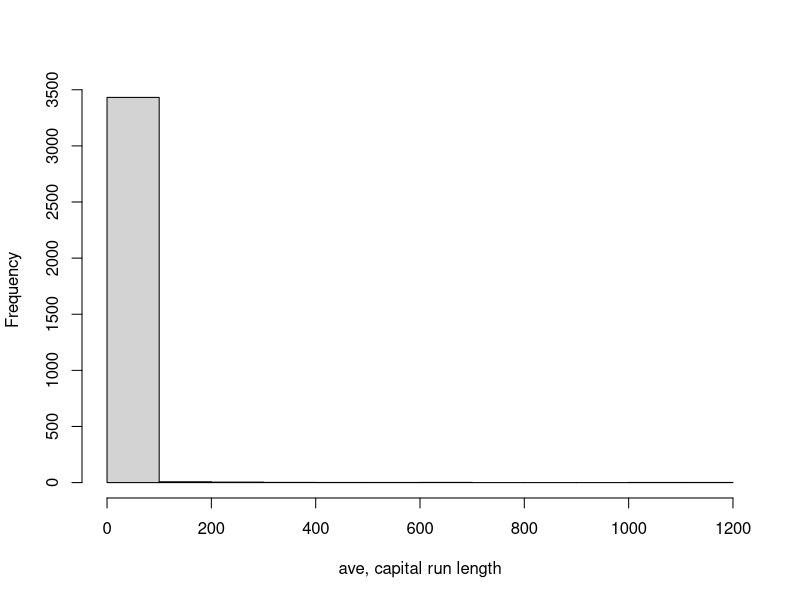
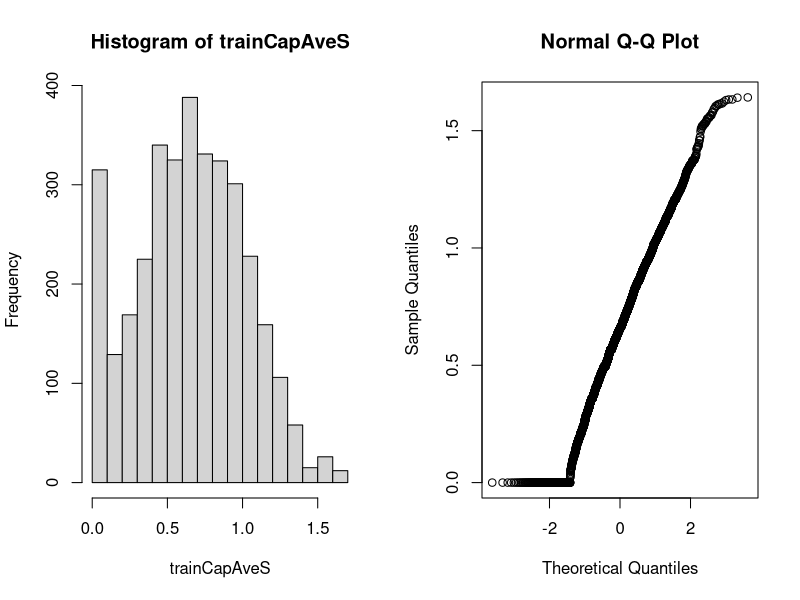

The R script that drew these images, in order:
setwd("C:\\Users\\Ivan.Liuyanfeng\\Desktop\\Data_Mining_Work_Space\\Data-Science-Practical-Machine-Learning")
library(kernlab)
library(caret)
data(spam)
inTrain <- createDataPartition(y=spam$type, p=.75, list=F)
training <- spam[inTrain,]
testing <-spam[-inTrain,]
par(mfcol=c(1,1))
hist(training$capitalAve,main='', xlab='ave, capital run length')
mean(training$capitalAve)
sd(training$capitalAve)
#standadizing
trainCapAve <- training$capitalAve
trainCapAveS <- (trainCapAve - mean(trainCapAve))/sd(trainCapAve)
mean(trainCapAveS)
sd(trainCapAveS)

testCapAve <- testing$capitalAve
testCapAveS <- (testCapAve-mean(trainCapAve))/sd(trainCapAve)
mean(testCapAveS)
sd(testCapAveS)

# preProcess
preObj <- preProcess(training[,-58], method=c('center','scale'))
trainCapAveS <- predict(preObj, training[,-58])$capitalAve
mean(trainCapAveS)
sd(trainCapAveS)
testCapAveS <- predict(preObj, testing[,-58])$capitalAve
mean(testCapAveS)
sd(testCapAveS)

set.seed(32323)
modelFit<- train(type~., data=training, preProcess=c('center','scale'),method='glm')
modelFit

# Box-Cox transforms
preObj <- preProcess(training[,-58], method=c('BoxCox'))
trainCapAveS <- predict(preObj,training[,-58])$capitalAve
png('preProcess.png')
par(mfrow=c(1,2))
hist(trainCapAveS)
qqnorm(trainCapAveS)
dev.off()

# Imputing data
set.seed(13343)
# Make some values NA
training$capAve <- training$capitalAve
selectNA <- rbinom(dim(training)[1],size=1,prob=0.05)==1
training$capAve[selectNA] <- NA

# Impute and standardize
preObj <- preProcess(training[,-58],method="knnImpute")
capAve <- predict(preObj,training[,-58])$capAve

# Standardize true values
capAveTruth <- training$capitalAve
capAveTruth <- (capAveTruth-mean(capAveTruth))/sd(capAveTruth)

quantile(capAve - capAveTruth)
quantile((capAve - capAveTruth)[selectNA])
quantile((capAve - capAveTruth)[!selectNA])
